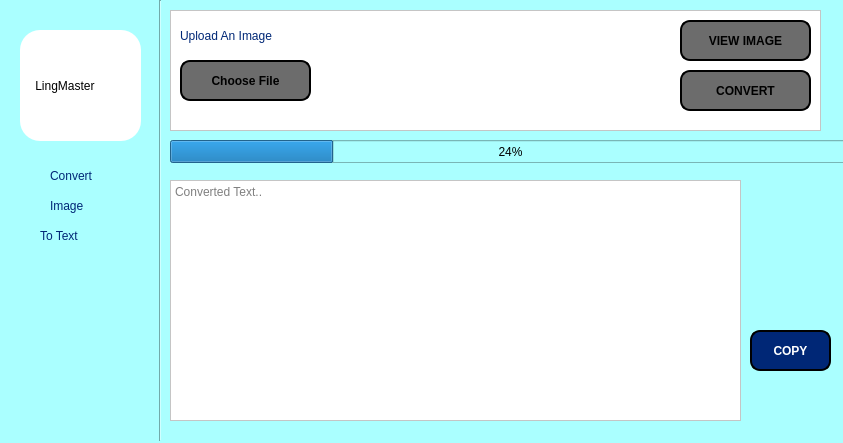
<?xml version="1.0" encoding="UTF-8"?>
<ui version="4.0">
 <class>MainWindow</class>
 <widget class="QMainWindow" name="MainWindow">
  <property name="geometry">
   <rect>
    <x>0</x>
    <y>0</y>
    <width>843</width>
    <height>443</height>
   </rect>
  </property>
  <property name="windowTitle">
   <string>MainWindow</string>
  </property>
  <property name="styleSheet">
   <string notr="true">background-color: rgb(170, 255, 255);</string>
  </property>
  <widget class="QWidget" name="centralwidget">
   <widget class="Line" name="seperator_summary">
    <property name="geometry">
     <rect>
      <x>150</x>
      <y>0</y>
      <width>21</width>
      <height>441</height>
     </rect>
    </property>
    <property name="styleSheet">
     <string notr="true">width:70px</string>
    </property>
    <property name="orientation">
     <enum>Qt::Vertical</enum>
    </property>
   </widget>
   <widget class="QLineEdit" name="lineEdit_2">
    <property name="geometry">
     <rect>
      <x>20</x>
      <y>30</y>
      <width>121</width>
      <height>111</height>
     </rect>
    </property>
    <property name="styleSheet">
     <string notr="true">background-color: rgb(255, 255, 255);
font: 12pt &quot;MS Sans Serif&quot;;
border-radius:20px
</string>
    </property>
    <property name="text">
     <string>    LingMaster</string>
    </property>
   </widget>
   <widget class="QLabel" name="label_3">
    <property name="geometry">
     <rect>
      <x>50</x>
      <y>160</y>
      <width>81</width>
      <height>31</height>
     </rect>
    </property>
    <property name="styleSheet">
     <string notr="true">font: 75 italic 15pt &quot;MS Sans Serif&quot;;
color: rgb(0, 39, 118);</string>
    </property>
    <property name="text">
     <string>Convert</string>
    </property>
   </widget>
   <widget class="QLabel" name="label_4">
    <property name="geometry">
     <rect>
      <x>50</x>
      <y>190</y>
      <width>61</width>
      <height>31</height>
     </rect>
    </property>
    <property name="styleSheet">
     <string notr="true">font: 75 italic 15pt &quot;MS Sans Serif&quot;;
color: rgb(0, 39, 118);</string>
    </property>
    <property name="text">
     <string>Image</string>
    </property>
   </widget>
   <widget class="QLabel" name="label_5">
    <property name="geometry">
     <rect>
      <x>40</x>
      <y>220</y>
      <width>71</width>
      <height>31</height>
     </rect>
    </property>
    <property name="styleSheet">
     <string notr="true">font: 75 italic 15pt &quot;MS Sans Serif&quot;;
color: rgb(0, 39, 118);</string>
    </property>
    <property name="text">
     <string>To Text</string>
    </property>
   </widget>
   <widget class="QTextEdit" name="textEdit_4">
    <property name="geometry">
     <rect>
      <x>170</x>
      <y>10</y>
      <width>651</width>
      <height>121</height>
     </rect>
    </property>
    <property name="styleSheet">
     <string notr="true">background-color:white;</string>
    </property>
    <property name="html">
     <string>&lt;!DOCTYPE HTML PUBLIC &quot;-//W3C//DTD HTML 4.0//EN&quot; &quot;http://www.w3.org/TR/REC-html40/strict.dtd&quot;&gt;
&lt;html&gt;&lt;head&gt;&lt;meta name=&quot;qrichtext&quot; content=&quot;1&quot; /&gt;&lt;style type=&quot;text/css&quot;&gt;
p, li { white-space: pre-wrap; }
&lt;/style&gt;&lt;/head&gt;&lt;body style=&quot; font-family:'MS Shell Dlg 2'; font-size:8.25pt; font-weight:400; font-style:normal;&quot;&gt;
&lt;p style=&quot;-qt-paragraph-type:empty; margin-top:0px; margin-bottom:0px; margin-left:0px; margin-right:0px; -qt-block-indent:0; text-indent:0px;&quot;&gt;&lt;br /&gt;&lt;/p&gt;&lt;/body&gt;&lt;/html&gt;</string>
    </property>
    <property name="placeholderText">
     <string/>
    </property>
   </widget>
   <widget class="QLabel" name="label_6">
    <property name="geometry">
     <rect>
      <x>180</x>
      <y>20</y>
      <width>171</width>
      <height>31</height>
     </rect>
    </property>
    <property name="styleSheet">
     <string notr="true">font: 75 italic 15pt &quot;MS Sans Serif&quot;;
color: rgb(0, 39, 118);
background-color:white;</string>
    </property>
    <property name="text">
     <string>Upload An Image</string>
    </property>
   </widget>
   <widget class="QPushButton" name="pushButton">
    <property name="geometry">
     <rect>
      <x>180</x>
      <y>60</y>
      <width>131</width>
      <height>41</height>
     </rect>
    </property>
    <property name="styleSheet">
     <string notr="true">background-color: rgb(0, 39, 118);
color:black;
background-color: rgb(108, 108, 108);
border-style:outset;
border-width:2px;
border-radius:10px;
font:bold 12px;
border-color:black;
padding:10px;</string>
    </property>
    <property name="text">
     <string>Choose File</string>
    </property>
   </widget>
   <widget class="QPushButton" name="pushButton_2">
    <property name="geometry">
     <rect>
      <x>680</x>
      <y>20</y>
      <width>131</width>
      <height>41</height>
     </rect>
    </property>
    <property name="styleSheet">
     <string notr="true">background-color: rgb(0, 39, 118);
color:black;
background-color: rgb(108, 108, 108);
border-style:outset;
border-width:2px;
border-radius:10px;
font:bold 12px;
border-color:black;
padding:10px;</string>
    </property>
    <property name="text">
     <string>VIEW IMAGE</string>
    </property>
   </widget>
   <widget class="QPushButton" name="pushButton_3">
    <property name="geometry">
     <rect>
      <x>680</x>
      <y>70</y>
      <width>131</width>
      <height>41</height>
     </rect>
    </property>
    <property name="styleSheet">
     <string notr="true">background-color: rgb(0, 39, 118);
color:black;
background-color: rgb(108, 108, 108);
border-style:outset;
border-width:2px;
border-radius:10px;
font:bold 12px;
border-color:black;
padding:10px;</string>
    </property>
    <property name="text">
     <string>CONVERT</string>
    </property>
   </widget>
   <widget class="QProgressBar" name="progressBar">
    <property name="geometry">
     <rect>
      <x>170</x>
      <y>140</y>
      <width>681</width>
      <height>23</height>
     </rect>
    </property>
    <property name="value">
     <number>24</number>
    </property>
   </widget>
   <widget class="QTextEdit" name="textEdit_2">
    <property name="geometry">
     <rect>
      <x>170</x>
      <y>180</y>
      <width>571</width>
      <height>241</height>
     </rect>
    </property>
    <property name="styleSheet">
     <string notr="true">background-color:white;</string>
    </property>
    <property name="html">
     <string>&lt;!DOCTYPE HTML PUBLIC &quot;-//W3C//DTD HTML 4.0//EN&quot; &quot;http://www.w3.org/TR/REC-html40/strict.dtd&quot;&gt;
&lt;html&gt;&lt;head&gt;&lt;meta name=&quot;qrichtext&quot; content=&quot;1&quot; /&gt;&lt;style type=&quot;text/css&quot;&gt;
p, li { white-space: pre-wrap; }
&lt;/style&gt;&lt;/head&gt;&lt;body style=&quot; font-family:'MS Shell Dlg 2'; font-size:8.25pt; font-weight:400; font-style:normal;&quot;&gt;
&lt;p style=&quot;-qt-paragraph-type:empty; margin-top:0px; margin-bottom:0px; margin-left:0px; margin-right:0px; -qt-block-indent:0; text-indent:0px;&quot;&gt;&lt;br /&gt;&lt;/p&gt;&lt;/body&gt;&lt;/html&gt;</string>
    </property>
    <property name="placeholderText">
     <string>Converted Text..</string>
    </property>
   </widget>
   <widget class="QPushButton" name="pushButton_4">
    <property name="geometry">
     <rect>
      <x>750</x>
      <y>330</y>
      <width>81</width>
      <height>41</height>
     </rect>
    </property>
    <property name="styleSheet">
     <string notr="true">background-color: rgb(0, 39, 118);
color:white;
border-style:outset;
border-width:2px;
border-radius:10px;
font:bold 12px;
border-color:black;
padding:10px;</string>
    </property>
    <property name="text">
     <string>COPY</string>
    </property>
   </widget>
  </widget>
 </widget>
 <resources/>
 <connections/>
</ui>
